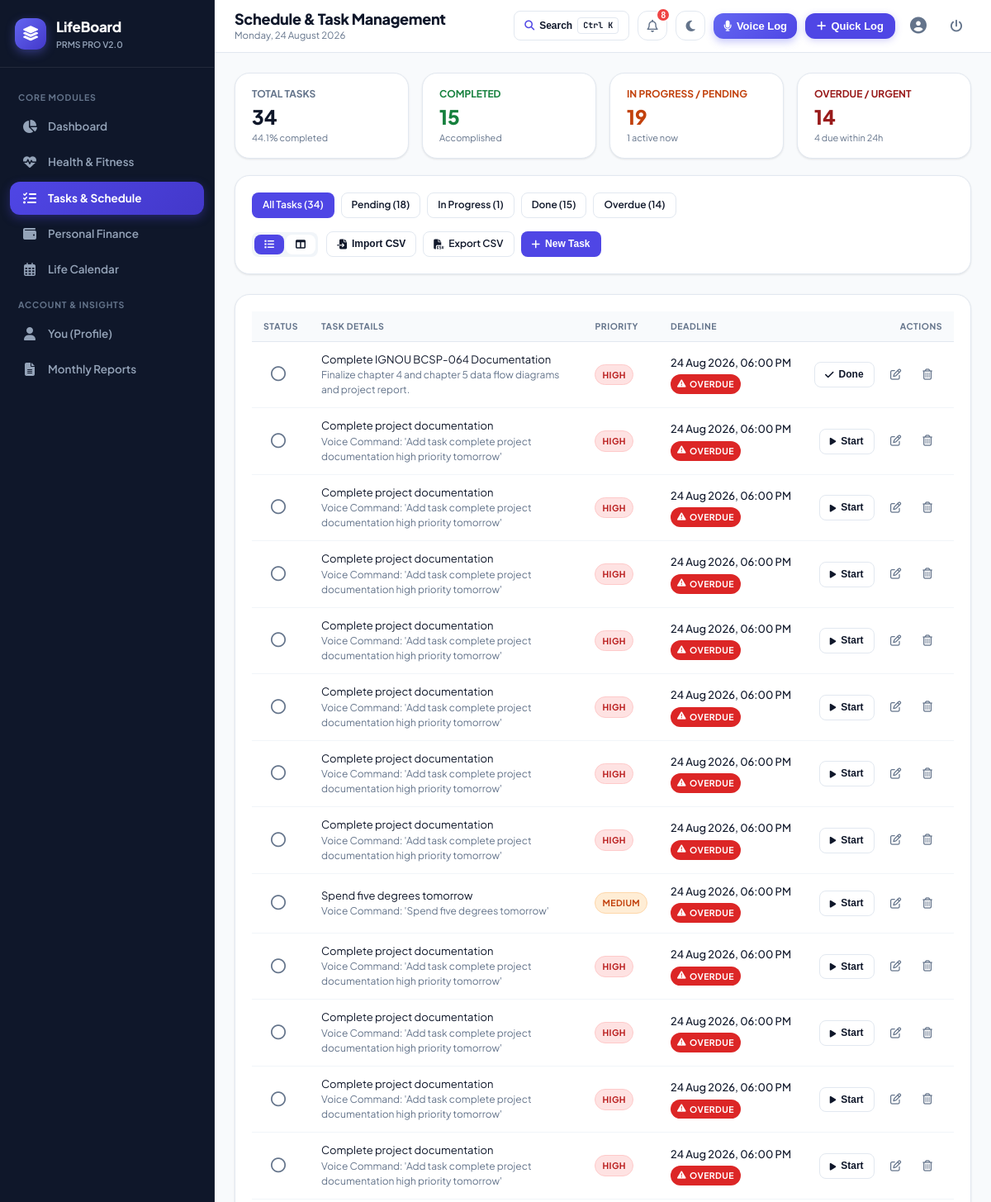
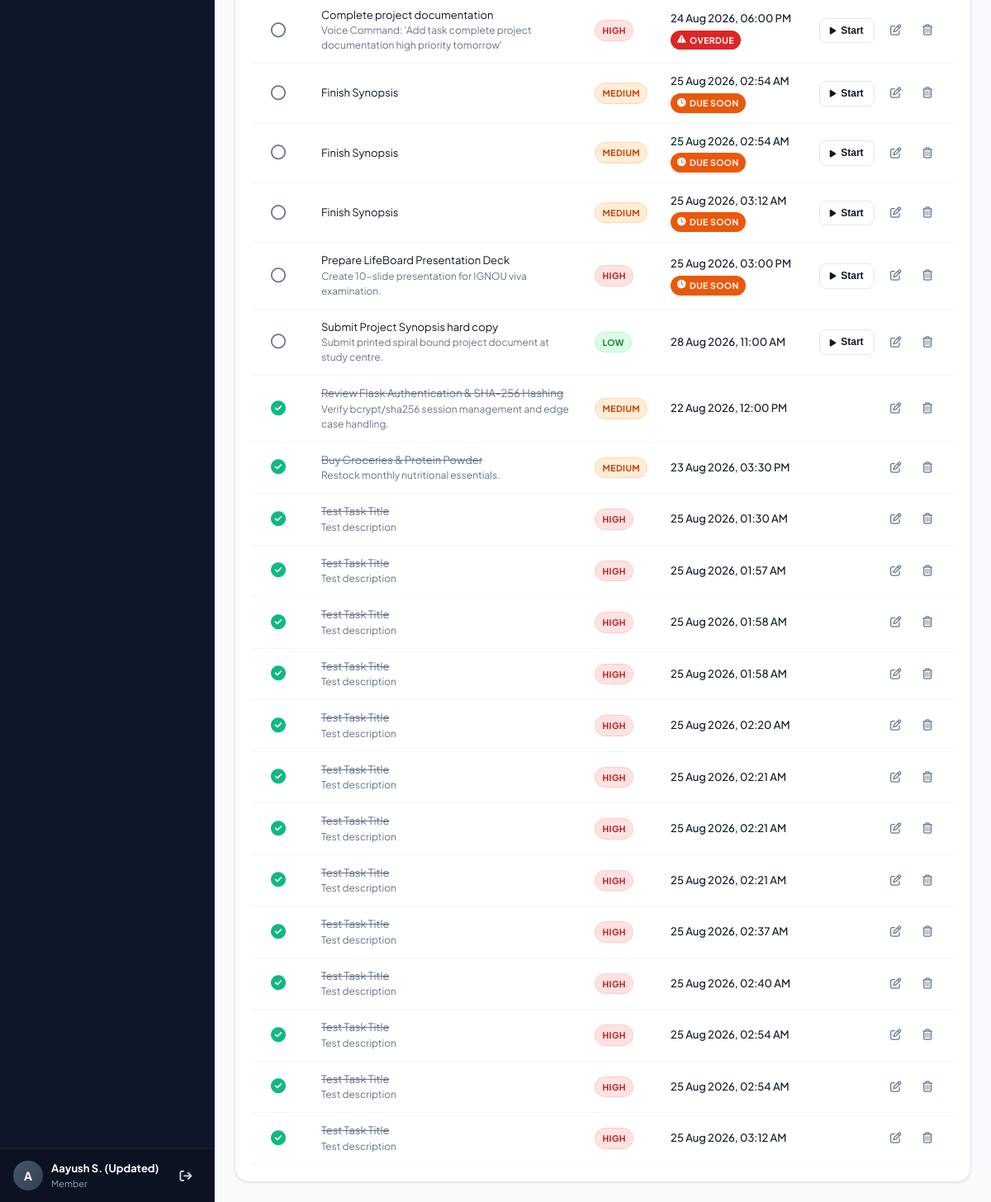
Page /tasks (signed in) on the earlier database version (2 pictures, top to bottom).
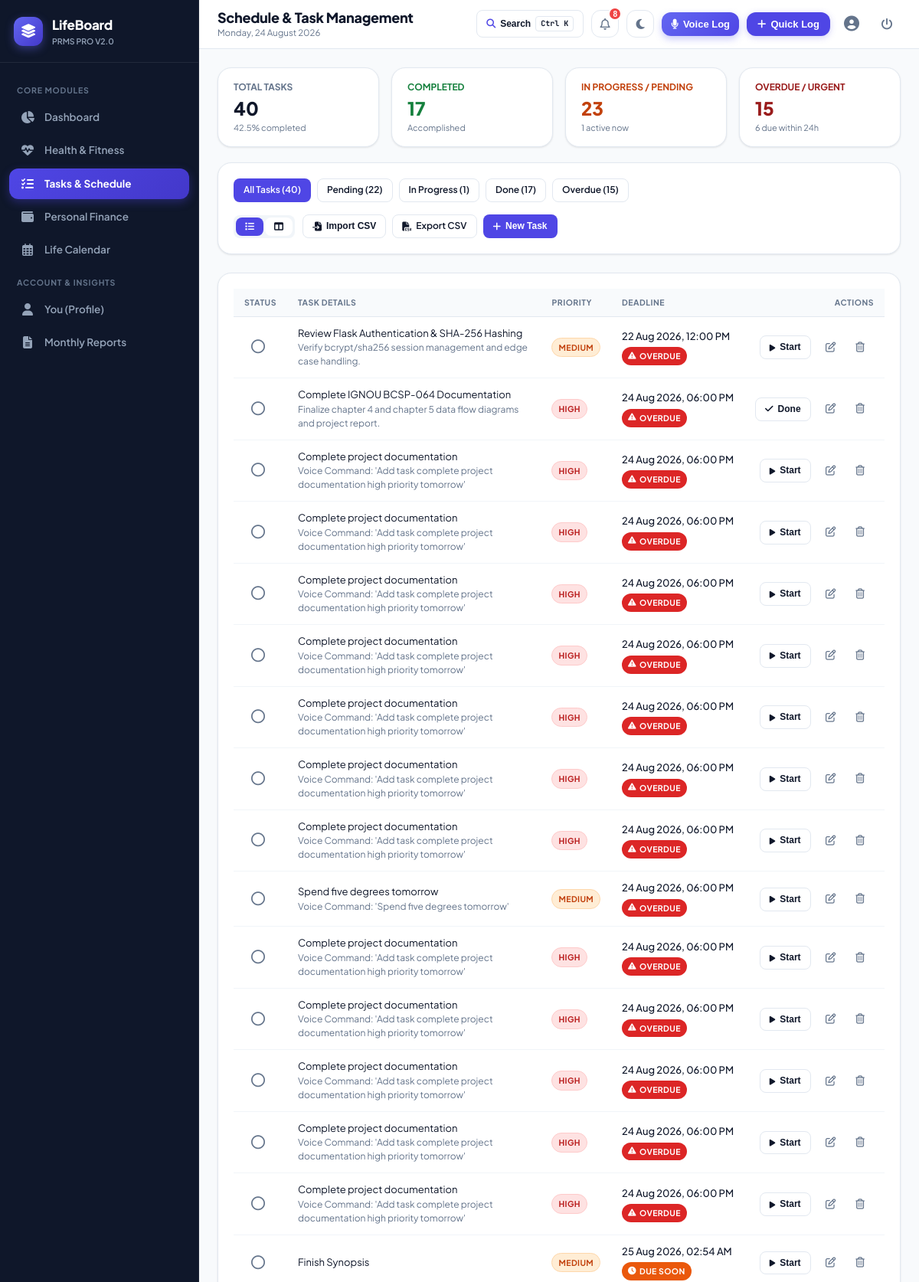
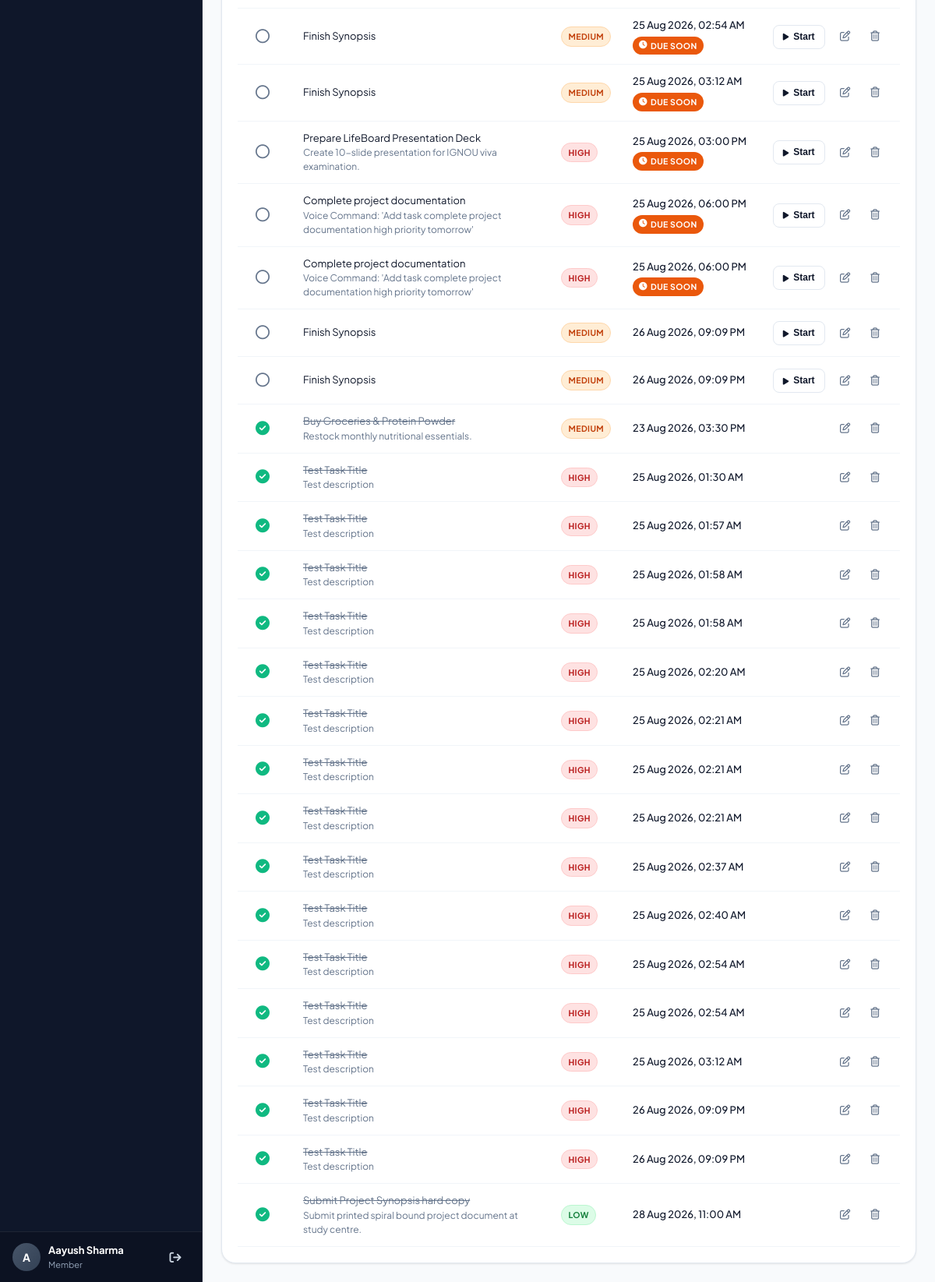
Same page on the later database version (2 pictures, top to bottom).
### tables this page shows
CREATE TABLE users (
        user_id INTEGER PRIMARY KEY AUTOINCREMENT,
        name VARCHAR(100) NOT NULL,
        email VARCHAR(150) NOT NULL UNIQUE,
        password_hash VARCHAR(256) NOT NULL,
        role VARCHAR(10) DEFAULT 'user',
        phone VARCHAR(20),
        age INTEGER,
        bio TEXT,
        created_at DATETIME DEFAULT CURRENT_TIMESTAMP
    );

CREATE TABLE tasks (
        task_id INTEGER PRIMARY KEY AUTOINCREMENT,
        user_id INTEGER NOT NULL,
        title VARCHAR(100) NOT NULL,
        description TEXT,
        priority VARCHAR(10) NOT NULL CHECK (priority IN ('high', 'medium', 'low')),
        status VARCHAR(15) DEFAULT 'pending' CHECK (status IN ('pending', 'in_progress', 'done')),
        deadline DATETIME NOT NULL,
        completed_at DATETIME,
        created_at DATETIME DEFAULT CURRENT_TIMESTAMP,
        FOREIGN KEY (user_id) REFERENCES users(user_id) ON DELETE CASCADE
    );

### app.py (the view)
@app.route('/tasks')
@login_required
def tasks():
    user_id = session['user_id']
    filter_status = request.args.get('status', 'all').lower()
    view_mode = request.args.get('view', 'list') # 'list' or 'board'
    task_list = models.get_user_tasks(user_id, filter_status=filter_status)
    task_summary = models.get_task_summary(user_id)
    pending_tasks = [t for t in task_list if t['status'] == 'pending']
    in_progress_tasks = [t for t in task_list if t['status'] == 'in_progress']
    done_tasks = [t for t in task_list if t['status'] == 'done']
    return render_template('tasks/index.html',
                           tasks=task_list,
                           summary=task_summary,
                           current_filter=filter_status,
                           view_mode=view_mode,
                           pending_tasks=pending_tasks,
                           in_progress_tasks=in_progress_tasks,
                           done_tasks=done_tasks)

### templates/tasks/index.html (shortened to what the changed rows need)
{% extends "base.html" %}
{% block page_title %}Schedule & Task Management{% endblock %}
{% block content %}
<div class="grid-4">
  <div class="card" style="padding: 16px 20px;">
    <div style="font-size: 12px; font-weight: 700; color: var(--text-muted); text-transform: uppercase;">Total Tasks</div>
    <div style="font-size: 24px; font-weight: 800; color: var(--text-main);">{{ summary.total }}</div>
    <div style="font-size: 11px; color: var(--text-muted);">{{ summary.completion_rate }}% completed</div>
  </div>
  <div class="card" style="padding: 16px 20px;">
    <div style="font-size: 12px; font-weight: 700; color: #15803d; text-transform: uppercase;">Completed</div>
    <div style="font-size: 24px; font-weight: 800; color: #15803d;">{{ summary.done }}</div>
    <div style="font-size: 11px; color: var(--text-muted);">Accomplished</div>
  </div>
  <div class="card" style="padding: 16px 20px;">
    <div style="font-size: 12px; font-weight: 700; color: #c2410c; text-transform: uppercase;">In Progress / Pending</div>
    <div style="font-size: 24px; font-weight: 800; color: #c2410c;">{{ summary.pending + summary.in_progress }}</div>
    <div style="font-size: 11px; color: var(--text-muted);">{{ summary.in_progress }} active now</div>
  </div>
  <div class="card" style="padding: 16px 20px;">
    <div style="font-size: 12px; font-weight: 700; color: #991b1b; text-transform: uppercase;">Overdue / Urgent</div>
    <div style="font-size: 24px; font-weight: 800; color: #991b1b;">{{ summary.overdue }}</div>
    <div style="font-size: 11px; color: var(--text-muted);">{{ summary.due_soon }} due within 24h</div>
  </div>
</div>
<div class="card" style="margin-bottom: 24px;">
  <div style="display: flex; justify-content: space-between; align-items: center; flex-wrap: wrap; gap: 16px;">
    <div style="display: flex; gap: 8px; flex-wrap: wrap;">
      <a href="{{ url_for('tasks', status='all', view=view_mode) }}" class="btn btn-sm {% if current_filter == 'all' %}btn-primary{% else %}btn-secondary{% endif %}">
        All Tasks ({{ summary.total }})
      </a>
      <a href="{{ url_for('tasks', status='pending', view=view_mode) }}" class="btn btn-sm {% if current_filter == 'pending' %}btn-primary{% else %}btn-secondary{% endif %}">
        Pending ({{ summary.pending }})
      </a>
      <a href="{{ url_for('tasks', status='in_progress', view=view_mode) }}" class="btn btn-sm {% if current_filter == 'in_progress' %}btn-primary{% else %}btn-secondary{% endif %}">
        In Progress ({{ summary.in_progress }})
      </a>
      <a href="{{ url_for('tasks', status='done', view=view_mode) }}" class="btn btn-sm {% if current_filter == 'done' %}btn-primary{% else %}btn-secondary{% endif %}">
        Done ({{ summary.done }})
      </a>
      <a href="{{ url_for('tasks', status='overdue', view=view_mode) }}" class="btn btn-sm {% if current_filter == 'overdue' %}btn-danger{% else %}btn-secondary{% endif %}">
        Overdue ({{ summary.overdue }})
      </a>
    </div>
  </div>
</div>
{% if view_mode == 'board' %}
<div class="kanban-grid">
  <div class="kanban-col">
    <div class="kanban-header">
      <span><i class="fa-regular fa-circle" style="color: #64748b; margin-right: 6px;"></i>Pending</span>
      <span class="badge badge-secondary">{{ pending_tasks | length }}</span>
    </div>
    {% for task in pending_tasks %}
    <div class="kanban-card">
      <div style="display: flex; justify-content: space-between; align-items: flex-start; margin-bottom: 6px;">
        <span class="badge badge-priority-{{ task.priority }}">{{ task.priority }}</span>
        {% if task.is_overdue %}
          <span class="badge badge-overdue">OVERDUE</span>
        {% elif task.is_due_soon %}
          <span class="badge badge-due-soon">Due Soon</span>
        {% endif %}
      </div>
      <h4 style="font-size: 14px; margin-bottom: 6px;">{{ task.title }}</h4>
      {% if task.description %}
      <p style="font-size: 12px; color: var(--text-muted); margin-bottom: 10px;">{{ task.description }}</p>
      {% endif %}
      <div style="font-size: 11px; color: var(--text-muted); margin-bottom: 10px;">
        <i class="fa-regular fa-clock"></i> {{ task.deadline_dt.strftime('%d %b, %I:%M %p') }}
      </div>
      <div style="display: flex; gap: 6px; border-top: 1px solid var(--border-light); padding-top: 8px;">
        <form action="{{ url_for('update_task_status_route', task_id=task.task_id) }}" method="POST" style="margin: 0;">
          <input type="hidden" name="status" value="in_progress">
          <button type="submit" class="btn btn-secondary btn-sm" style="font-size: 11px;">Start</button>
        </form>
        <form action="{{ url_for('update_task_status_route', task_id=task.task_id) }}" method="POST" style="margin: 0;">
          <input type="hidden" name="status" value="done">
          <button type="submit" class="btn btn-secondary btn-sm" style="font-size: 11px;"><i class="fa-solid fa-check"></i> Done</button>
        </form>
      </div>
    </div>
    {% endfor %}
  </div>
  <div class="kanban-col">
    <div class="kanban-header">
      <span><i class="fa-solid fa-spinner" style="color: #ea580c; margin-right: 6px;"></i>In Progress</span>
      <span class="badge badge-secondary">{{ in_progress_tasks | length }}</span>
    </div>
    {% for task in in_progress_tasks %}
    <div class="kanban-card" style="border-left: 3px solid #ea580c;">
      <div style="display: flex; justify-content: space-between; align-items: flex-start; margin-bottom: 6px;">
        <span class="badge badge-priority-{{ task.priority }}">{{ task.priority }}</span>
        {% if task.is_overdue %}
          <span class="badge badge-overdue">OVERDUE</span>
        {% elif task.is_due_soon %}
          <span class="badge badge-due-soon">Due Soon</span>
        {% endif %}
      </div>
      <h4 style="font-size: 14px; margin-bottom: 6px;">{{ task.title }}</h4>
      {% if task.description %}
      <p style="font-size: 12px; color: var(--text-muted); margin-bottom: 10px;">{{ task.description }}</p>
      {% endif %}
      <div style="font-size: 11px; color: var(--text-muted); margin-bottom: 10px;">
        <i class="fa-regular fa-clock"></i> {{ task.deadline_dt.strftime('%d %b, %I:%M %p') }}
      </div>
      <div style="display: flex; gap: 6px; border-top: 1px solid var(--border-light); padding-top: 8px;">
        <form action="{{ url_for('update_task_status_route', task_id=task.task_id) }}" method="POST" style="margin: 0;">
          <input type="hidden" name="status" value="done">
          <button type="submit" class="btn btn-primary btn-sm" style="font-size: 11px;"><i class="fa-solid fa-check"></i> Complete</button>
        </form>
      </div>
    </div>
    {% endfor %}
  </div>
  <div class="kanban-col">
    <div class="kanban-header">
      <span><i class="fa-solid fa-circle-check" style="color: var(--success); margin-right: 6px;"></i>Completed</span>
      <span class="badge badge-secondary">{{ done_tasks | length }}</span>
    </div>
    {% for task in done_tasks %}
    <div class="kanban-card" style="opacity: 0.75;">
      <h4 style="font-size: 14px; text-decoration: line-through; margin-bottom: 6px;">{{ task.title }}</h4>
      <div style="font-size: 11px; color: var(--text-muted);">
        Completed on {{ task.completed_at or 'Recently' }}
      </div>
    </div>
    {% endfor %}
  </div>
</div>
{% else %}
<div class="card">
  {% if tasks %}
  <div class="table-responsive desktop-only-table">
    <table class="table-custom">
      <thead>
        <tr>
          <th style="width: 40px;">Status</th>
          <th>Task Details</th>
          <th>Priority</th>
          <th>Deadline</th>
          <th style="text-align: right;">Actions</th>
        </tr>
      </thead>
      <tbody>
        {% for t in tasks %}
        <tr class="{% if t.status == 'done' %}task-item status-done{% endif %}">
          <td>
            <form action="{{ url_for('update_task_status_route', task_id=t.task_id) }}" method="POST" style="margin: 0;">
              {% if t.status == 'done' %}
                <button type="submit" class="btn-icon" title="Mark as Pending" style="color: var(--success);">
                  <i class="fa-solid fa-circle-check" style="font-size: 18px;"></i>
                </button>
              {% else %}
                <button type="submit" class="btn-icon" title="Mark as Done" onclick="triggerConfetti()">
                  <i class="fa-regular fa-circle" style="font-size: 18px;"></i>
                </button>
              {% endif %}
            </form>
          </td>
          <td>
            <div class="task-title" style="{% if t.status == 'done' %}text-decoration: line-through; color: var(--text-muted);{% endif %}">
              {{ t.title }}
            </div>
            {% if t.description %}
            <div style="font-size: 12px; color: var(--text-muted);">{{ t.description }}</div>
            {% endif %}
          </td>
          <td>
            <span class="badge badge-priority-{{ t.priority }}">{{ t.priority }}</span>
          </td>
          <td>
            <div style="font-size: 13px; font-weight: 500; white-space: nowrap;">
              {{ t.deadline_dt.strftime('%d %b %Y, %I:%M %p') }}
            </div>
            {% if t.is_overdue %}
              <span class="badge badge-overdue" style="margin-top: 4px;"><i class="fa-solid fa-triangle-exclamation"></i> OVERDUE</span>
            {% elif t.is_due_soon %}
              <span class="badge badge-due-soon" style="margin-top: 4px;"><i class="fa-solid fa-clock"></i> Due Soon</span>
            {% endif %}
          </td>
          <td style="text-align: right; white-space: nowrap;">
            {% if t.status != 'done' %}
            <form action="{{ url_for('update_task_status_route', task_id=t.task_id) }}" method="POST" style="display: inline-block; margin-right: 6px;">
              <button type="submit" class="btn btn-secondary btn-sm" {% if t.status == 'in_progress' %}onclick="triggerConfetti()"{% endif %}>
                {% if t.status == 'pending' %}<i class="fa-solid fa-play" style="font-size: 10px;"></i> Start{% else %}<i class="fa-solid fa-check"></i> Done{% endif %}
              </button>
            </form>
            {% endif %}
            <button type="button" class="btn-icon" title="Edit Task" onclick="openEditTaskModal({{ t.task_id }}, '{{ t.title | escape }}', '{{ (t.description or '') | escape }}', '{{ t.priority }}', '{{ t.deadline }}')">
              <i class="fa-regular fa-pen-to-square"></i>
            </button>
            <form action="{{ url_for('delete_task_route', task_id=t.task_id) }}" method="POST" style="display: inline;" data-confirm="Are you sure you want to delete this task?">
              <button type="submit" class="btn-icon danger" title="Delete Task">
                <i class="fa-regular fa-trash-can"></i>
              </button>
            </form>
          </td>
        </tr>
        {% endfor %}
      </tbody>
    </table>
  </div>
  {% endif %}
</div>
{% endif %}
{% endblock %}

### templates/base.html (shortened to what the changed rows need)
<!DOCTYPE html>
<html lang="en">
<head>
  <link rel="stylesheet" href="https://cdnjs.cloudflare.com/ajax/libs/font-awesome/6.5.1/css/all.min.css">
  <link rel="stylesheet" href="{{ url_for('static', filename='css/style.css') }}">
  <link rel="stylesheet" href="{{ url_for('static', filename='css/responsive.css') }}">
</head>
<body>
  <div class="app-container">
    {% if session.get('user_id') %}
    <aside class="sidebar" id="sidebar">
      <div class="sidebar-header">
        <div class="brand-logo">
          <i class="fa-solid fa-layer-group"></i>
        </div>
        <div style="flex: 1;">
          <div class="brand-name">LifeBoard</div>
          <div class="brand-sub">PRMS Pro v2.0</div>
        </div>
      </div>
      <div class="sidebar-nav">
        <div class="nav-section-title">Core Modules</div>
        <a href="{{ url_for('dashboard') }}" class="nav-item {% if request.path == '/dashboard' %}active{% endif %}">
          <i class="fa-solid fa-chart-pie"></i>
          <span>Dashboard</span>
        </a>
        <a href="{{ url_for('health') }}" class="nav-item {% if request.path.startswith('/health') %}active{% endif %}">
          <i class="fa-solid fa-heart-pulse"></i>
          <span>Health & Fitness</span>
        </a>
        <a href="{{ url_for('tasks') }}" class="nav-item {% if request.path.startswith('/tasks') %}active{% endif %}">
          <i class="fa-solid fa-list-check"></i>
          <span>Tasks & Schedule</span>
        </a>
        <a href="{{ url_for('finance') }}" class="nav-item {% if request.path.startswith('/finance') %}active{% endif %}">
          <i class="fa-solid fa-wallet"></i>
          <span>Personal Finance</span>
        </a>
        <a href="{{ url_for('calendar_view') }}" class="nav-item {% if request.path.startswith('/calendar') %}active{% endif %}">
          <i class="fa-regular fa-calendar-days"></i>
          <span>Life Calendar</span>
        </a>
        <div class="nav-section-title">Account & Insights</div>
        <a href="{{ url_for('profile') }}" class="nav-item {% if request.path == '/profile' %}active{% endif %}">
          <i class="fa-solid fa-user"></i>
          <span>You (Profile)</span>
        </a>
        <a href="{{ url_for('reports') }}" class="nav-item {% if request.path == '/reports' %}active{% endif %}">
          <i class="fa-solid fa-file-lines"></i>
          <span>Monthly Reports</span>
        </a>
      </div>
      <div class="sidebar-footer">
        <div class="user-snippet">
          <div class="user-avatar">
            {{ session.get('name', 'U')[:1] | upper }}
          </div>
          <div class="user-info">
            <div class="user-name">{{ session.get('name', 'User') }}</div>
            <div class="user-role">
              {% if session.get('role') == 'admin' %}
                <span style="color: #f87171; font-weight: 700;">Administrator</span>
              {% else %}
                <span>Member</span>
              {% endif %}
            </div>
          </div>
          <a href="{{ url_for('logout') }}" class="btn-icon" title="Logout" style="color: #cbd5e1;">
            <i class="fa-solid fa-arrow-right-from-bracket"></i>
          </a>
        </div>
      </div>
    </aside>
    {% endif %}
    <div class="main-wrapper" style="{% if not session.get('user_id') %}margin-left: 0;{% endif %}">
      {% if session.get('user_id') %}
      <header class="top-header">
        <div class="header-left">
          <div class="page-title-group">
            <h1>{% block page_title %}Dashboard{% endblock %}</h1>
          </div>
        </div>
      </header>
      {% endif %}
      <main class="page-content">
        {% block content %}{% endblock %}
      </main>
    </div>
  </div>
</body>
</html>

Differences in the rows shown:
changed users: get "Aayush S. (Updated)" → "Aayush Sharma"
changed tasks "Review Flask Authentication & SHA-256 Hashing": now shows "OVERDUE Start"; moves up the list
added tasks: status "pending" (drawn), title "Complete project documentation", description "Voice Command: 'Add task complete project documentation high priority tomorrow'", priority "HIGH", deadline_dt "25 Aug 2026, 06:00 PM", shows "DUE SOON"
added tasks: status "pending" (drawn), title "Complete project documentation", description "Voice Command: 'Add task complete project documentation high priority tomorrow'", priority "HIGH", deadline_dt "25 Aug 2026, 06:00 PM", shows "DUE SOON"
added tasks: status "pending" (drawn), title "Finish Synopsis", priority "MEDIUM", deadline_dt "26 Aug 2026, 09:09 PM"
added tasks: status "pending" (drawn), title "Finish Synopsis", priority "MEDIUM", deadline_dt "26 Aug 2026, 09:09 PM"
added tasks: status "done" (drawn), title "Test Task Title", description "Test description", priority "HIGH", deadline_dt "26 Aug 2026, 09:09 PM"
added tasks: status "done" (drawn), title "Test Task Title", description "Test description", priority "HIGH", deadline_dt "26 Aug 2026, 09:09 PM"
changed tasks "Submit Project Synopsis hard copy": no longer shows "Start"; moves down the list
Other differences:
{{ summary.total }}: "34" → "40"
{{ summary.completion_rate }}: "44.1" → "42.5"
{{ summary.done }}: "15" → "17"
{{ summary.pending + summary.in_progress }}: "19" → "23"
{{ summary.overdue }}: "14" → "15"
{{ summary.due_soon }}: "4" → "6"
{{ summary.pending }}: "18" → "22"
